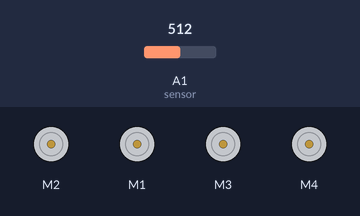
Bench run of a sketch on a simulated Arduino Uno, built with avr-gcc and run on an emulated ATmega328P. Shown: 4 × DC motor (green arrow = forward, orange = backward, longer = faster). The test bench sets the inputs (shaded band); at power-on: A1 (sensor) = 512.

Above: at 1.0 s.
At 3.7 s:
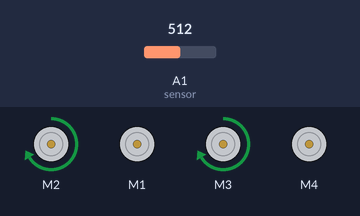
At 37.6 s:
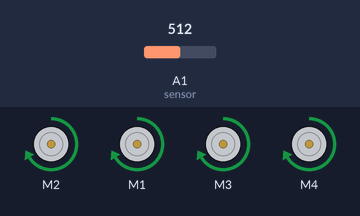
Timing chart, 0 to 45.5 s (numbered marks = the images above):
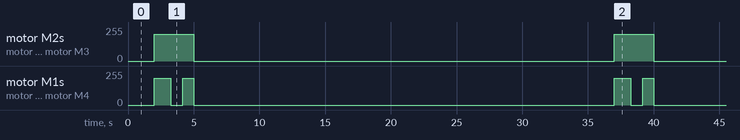

Measured:
- by itself, motor M2, motor M3: alternates forward 200/255 for 3.0 s and stopped for 32.0 s
- by itself, motor M1, motor M4: repeats every 35.0 s: stopped 0.90 s, forward 200/255 0.85 s, stopped 32.0 s, forward 200/255 1.3 s

The sketch:

Elderly.ino
```cpp
/**
 * Code for the elderly robot
 *
 * Use a sound sensor to know when to start the elderly. If the elderly hears
 * the siren for a certain period of time (use this to avoid noises), it will
 * start and run to safety based on a predefined path.
 *
 * Use Adafruit MotorShield to control the movement as well
 *
 **/

#include <Wire.h>
#include <Adafruit_MotorShield.h>
#include "utility/Adafruit_MS_PWMServoDriver.h"
#define sensor A1

// Fix this to control the right wheels
Adafruit_MotorShield AFMS = Adafruit_MotorShield();
Adafruit_DCMotor *leftFrontMotor = AFMS.getMotor(2);
Adafruit_DCMotor *rightFrontMotor = AFMS.getMotor(1);
Adafruit_DCMotor *leftBackMotor = AFMS.getMotor(3);
Adafruit_DCMotor *rightBackMotor = AFMS.getMotor(4);

void setup() {
  AFMS.begin();
  pinMode(sensor, INPUT);
}

void loop() {
  int sensorval1 = analogRead(sensor);

  // If the sound is loud enough, it is not noise and the elderly can move
  // towards safety.
  if (sensorval1 > 100) {
    // Run a pre-defined path
    delay(2000);
    forward(200);
    delay(1250);
    turnForward(200, 0);
    delay(900);
    forward(200);
    delay(850);
    forward(0);
    delay(30000);
  }
}

// Move straight forward
void forward(int i) {
  leftFrontMotor->setSpeed(i);
  leftFrontMotor->run(FORWARD);

  rightFrontMotor->setSpeed(i);
  rightFrontMotor->run(FORWARD);

  leftBackMotor->setSpeed(i);
  leftBackMotor->run(FORWARD);

  rightBackMotor->setSpeed(i);
  rightBackMotor->run(FORWARD);

}

// Move straight backward
void backward(int i) {
  leftFrontMotor->setSpeed(i);
  leftFrontMotor->run(BACKWARD);

  rightFrontMotor->setSpeed(i);
  rightFrontMotor->run(BACKWARD);

  leftBackMotor->setSpeed(i);
  leftBackMotor->run(BACKWARD);

  rightBackMotor->setSpeed(i);
  rightBackMotor->run(BACKWARD);
}

// Turn left or right forward
void turnForward(int lm, int rm) {
  leftFrontMotor->setSpeed(lm);
  leftFrontMotor->run(FORWARD);

  rightFrontMotor->setSpeed(rm);
  rightFrontMotor->run(FORWARD);

  leftBackMotor->setSpeed(lm);
  leftBackMotor->run(FORWARD);

  rightBackMotor->setSpeed(rm);
  rightBackMotor->run(FORWARD);
}

// Turn left or right backward
void turnBackward(int lm, int rm) {
  leftFrontMotor->setSpeed(lm);
  leftFrontMotor->run(BACKWARD);

  rightFrontMotor->setSpeed(rm);
  rightFrontMotor->run(BACKWARD);

  leftBackMotor->setSpeed(lm);
  leftBackMotor->run(BACKWARD);

  rightBackMotor->setSpeed(rm);
  rightBackMotor->run(BACKWARD);

}
```
